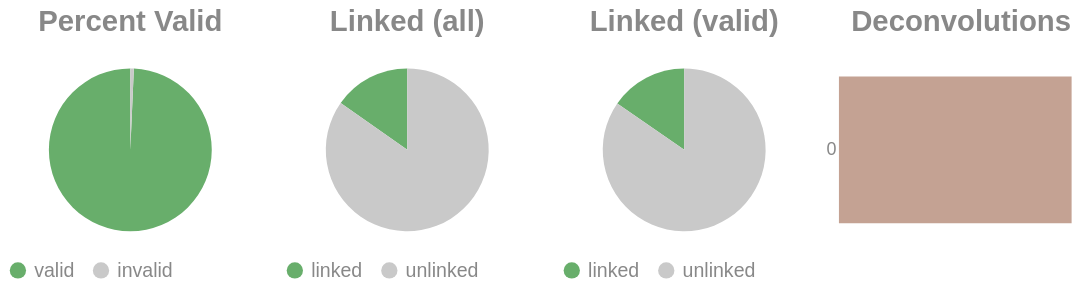

Write notebook code for a chart like this one.
### Code cell
if SKIPLR:
    pass
else:
    clash = Counter()
    for i in valids['molecule'].to_list():
        _mol = i.split("-")
        if len(_mol) == 1:
            clash.update('0')
        else:
            clash.update(_mol[-1])

    _d = {"deconvolutions": [], 'count': []}
    for k,v in clash.items():
        _d['deconvolutions'].append(k)
        _d['count'].append(v)

    tot_valid = valids['reads'].sum()
    mask = valids['reads'] >= 2
    n_linked_reads = valids.filter(mask)['reads'].sum()
    if n_linked_reads == 0:
        print_html("No linked molecules (>=2 reads) were detected; skipping linked-only distributions.")
        SKIPLR = True
    else:
        perc_valid = round(tot_valid / n_reads, 4)
        linked_perc_abs = round(n_linked_reads / n_reads, 4)
        linked_perc = round(n_linked_reads / tot_valid, 4)

    _valid = pl.DataFrame({"valids": ['valid', 'invalid'], "count": [tot_valid, n_reads - tot_valid]})
    _linked_abs = pl.DataFrame({"linked (absolute)": ['linked', 'unlinked'], "count": [n_linked_reads, n_reads - n_linked_reads]})
    _linked_rel = pl.DataFrame({"linked (valids)": ['linked', 'unlinked'], "count": [n_linked_reads, tot_valid - n_linked_reads]})

    (
        alt.hconcat(
            piechart(_valid, goodval = 'valid', title = "Percent Valid"),
            piechart(_linked_abs, goodval = "linked", title =  "Linked (all)"),
            piechart(_linked_rel, goodval = "linked", title =  "Linked (valid)"),
            convolutionbar(pl.DataFrame(_d), title = "Deconvolutions"),
            center = True,
            bounds = 'flush'
        )
        .resolve_scale(color='independent')
        .resolve_legend('independent')
        .properties(usermeta={'embedOptions': {"actions": False}})
    ).display()

### Figure 1 — Vega-Lite specification as saved in the notebook (floating-point values rounded to 4 significant figures)
{"width": "container", "height": 400, "config": {"title": {"anchor": "start", "dy": -15, "fontSize": 18, "color": "#888888", "subtitleColor": "#888888", "subtitleFontSize": 14}, "arc": {"fill": "#0072B2"}, "axis": {"domainColor": "#888888", "domainWidth": 0.5, "gridWidth": 0.2, "grid": false, "titleFontWeight": 400, "titleFontSize": 15, "labelFontSize": 11, "labelColor": "#888888", "tickColor": "#888888", "tickWidth": 0.2, "titleColor": "#888888"}, "axisBand": {"grid": false}, "axisX": {"grid": true, "tickSize": 10, "domainCap": "round"}, "axisY": {"domain": false, "grid": true, "tickSize": 0, "domainCap": "round"}, "background": "transparent", "header": {"labelFontSize": 15, "labelColor": "#888888", "titleFontSize": 15, "titleFontWeight": 600, "titleColor": "#888888"}, "legend": {"labelFont": "sans-serif", "labelFontSize": 12, "labelColor": "#888888", "symbolSize": 100, "symbolType": "circle", "titleFontSize": 12, "titlePadding": 10, "titleColor": "#888888", "title": null}, "range": {"category": ["#E69F00", "#56B4E9", "#009E73", "#F0E442", "#0072B2", "#D55E00", "#CC79A7", "#000000"], "diverging": ["#cfe8f3", "#a2d4ec", "#73bfe2", "#46abdb", "#1696d2", "#12719e"]}, "area": {"fill": "#0072B2", "fillOpacity": 0.7, "line": true, "strokeOpacity": 0.7}, "line": {"color": "#0072B2", "stroke": "#0072B2", "strokeWidth": 2}, "trail": {"color": "#0072B2", "stroke": "#0072B2", "strokeWidth": 0, "size": 1}, "point": {"filled": true, "fillOpacity": 1.0, "size": 95}, "text": {"color": "#888888", "fontSize": 11, "align": "right", "fontWeight": 400, "size": 11}, "bar": {"fill": "#0072B2", "stroke": null}, "view": {"stroke": null, "continuousWidth": 660, "continuousHeight": 400}}, "hconcat": [{"data": {"name": "data-5548a73186c587a77b0e72f590f2bd57"}, "mark": {"type": "arc"}, "encoding": {"color": {"field": "valids", "legend": {"orient": "bottom", "title": null}, "scale": {"domain": ["valid", "invalid"], "range": ["#68ae6b", "#C9C9C9"]}, "title": "Valids", "type": "nominal"}, "theta": {"field": "count", "type": "quantitative"}, "tooltip": [{"field": "valids", "title": "Valids", "type": "ordinal"}, {"field": "percent", "format": ".2%", "title": "Percent", "type": "quantitative"}, {"field": "count", "title": "Count", "type": "quantitative"}]}, "height": 100, "title": {"text": "Percent Valid", "align": "center", "anchor": "middle"}, "transform": [{"calculate": "datum.count / 2508604", "as": "percent"}], "width": 150}, {"data": {"name": "data-1ea929930e8ad78c330274d3d738291d"}, "mark": {"type": "arc"}, "encoding": {"color": {"field": "linked (absolute)", "legend": {"orient": "bottom", "title": null}, "scale": {"domain": ["linked", "unlinked"], "range": ["#68ae6b", "#C9C9C9"]}, "title": "Linked (Absolute)", "type": "nominal"}, "theta": {"field": "count", "type": "quantitative"}, "tooltip": [{"field": "linked (absolute)", "title": "Linked (Absolute)", "type": "ordinal"}, {"field": "percent", "format": ".2%", "title": "Percent", "type": "quantitative"}, {"field": "count", "title": "Count", "type": "quantitative"}]}, "height": 100, "title": {"text": "Linked (all)", "align": "center", "anchor": "middle"}, "transform": [{"calculate": "datum.count / 2508604", "as": "percent"}], "width": 150}, {"data": {"name": "data-c86b8209a14e31160346f950505e141a"}, "mark": {"type": "arc"}, "encoding": {"color": {"field": "linked (valids)", "legend": {"orient": "bottom", "title": null}, "scale": {"domain": ["linked", "unlinked"], "range": ["#68ae6b", "#C9C9C9"]}, "title": "Linked (Valids)", "type": "nominal"}, "theta": {"field": "count", "type": "quantitative"}, "tooltip": [{"field": "linked (valids)", "title": "Linked (Valids)", "type": "ordinal"}, {"field": "percent", "format": ".2%", "title": "Percent", "type": "quantitative"}, {"field": "count", "title": "Count", "type": "quantitative"}]}, "height": 100, "title": {"text": "Linked (valid)", "align": "center", "anchor": "middle"}, "transform": [{"calculate": "datum.count / 2491219", "as": "percent"}], "width": 150}, {"data": {"name": "data-11548ab03e571413858c86bdd583b439"}, "mark": {"type": "bar"}, "encoding": {"color": {"field": "deconvolutions", "legend": null, "scale": {"scheme": "lightgreyred"}, "type": "nominal"}, "tooltip": [{"field": "deconvolutions", "title": "Deconvolutions", "type": "ordinal"}, {"field": "percent", "format": ".2%", "title": "Percent", "type": "quantitative"}, {"field": "count", "title": "Count", "type": "quantitative"}], "x": {"axis": null, "field": "count", "type": "quantitative"}, "y": {"field": "deconvolutions", "sort": "ascending", "title": null, "type": "nominal"}}, "height": 100, "title": {"text": "Deconvolutions", "align": "center", "anchor": "middle"}, "transform": [{"calculate": "datum.count / 2285335", "as": "percent"}], "width": 150}], "bounds": "flush", "center": true, "resolve": {"legend": {"angle": "independent"}, "scale": {"color": "independent"}}, "usermeta": {"embedOptions": {"actions": false}}, "$schema": "https://vega.github.io/schema/vega-lite/v6.1.0.json", "datasets": {"data-5548a73186c587a77b0e72f590f2bd57": [{"valids": "valid", "count": 2491219}, {"valids": "invalid", "count": 17385}], "data-1ea929930e8ad78c330274d3d738291d": [{"linked (absolute)": "linked", "count": 382311}, {"linked (absolute)": "unlinked", "count": 2126293}], "data-c86b8209a14e31160346f950505e141a": [{"linked (valids)": "linked", "count": 382311}, {"linked (valids)": "unlinked", "count": 2108908}], "data-11548ab03e571413858c86bdd583b439": [{"deconvolutions": "0", "count": 2285335}]}}
